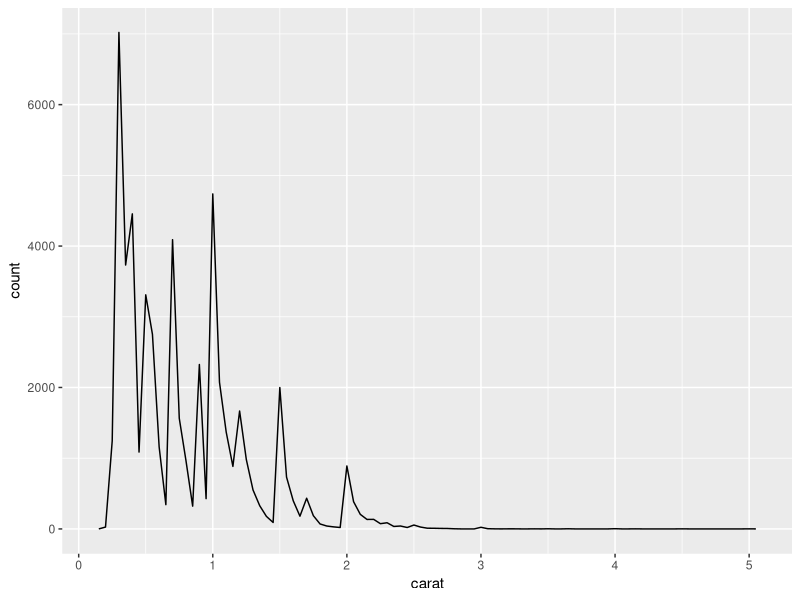
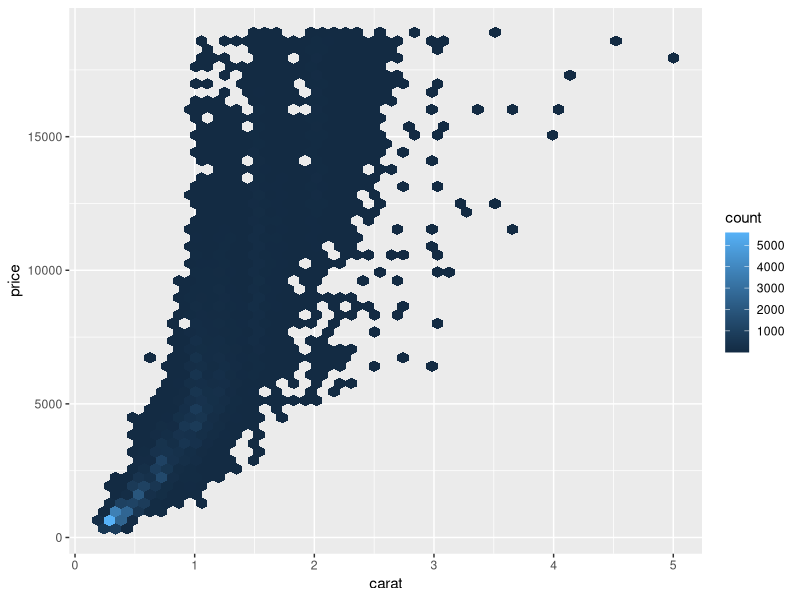
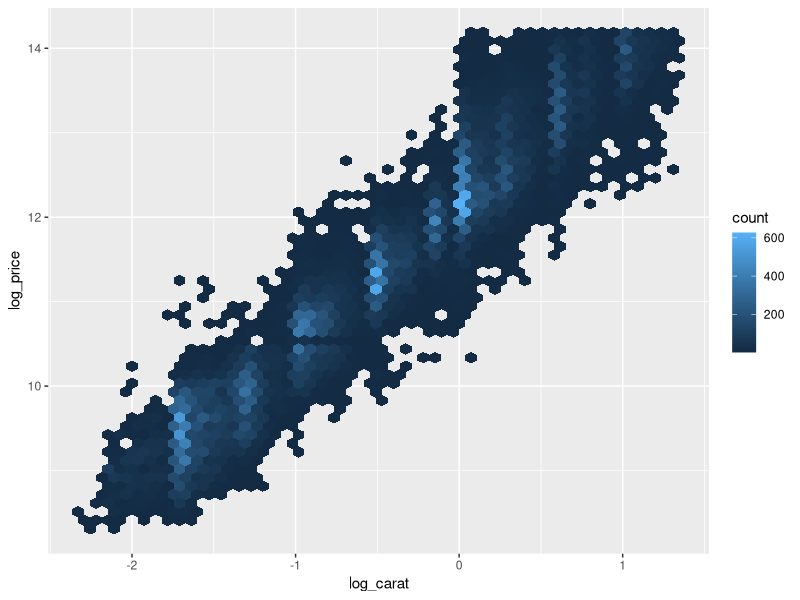
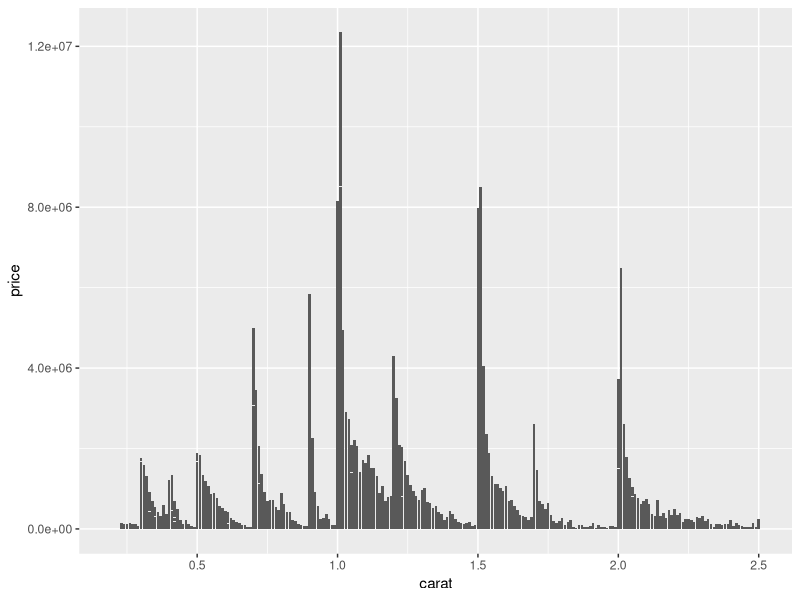
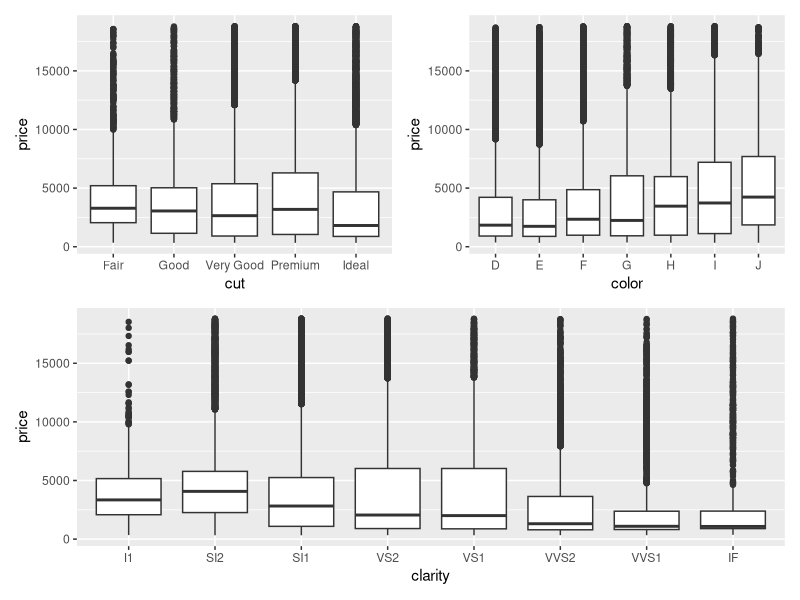

Reproduce these figures in R, in order.
## ---- chunk 1
#| echo: false

library(knitr)

knitr::opts_chunk$set(warning = FALSE, echo = TRUE, dpi = 150,
                      fig.height = 5, fig.width = 8)

## ---- chunk 2
#| message: false
#| warning: false

library(tidyverse)

data("diamonds")
diamonds

## ---- chunk 3

diamonds %>% map( ~sum(is.na(.))) %>% unlist()

## ---- chunk 4
#| label: fig-price_hist

diamonds %>% ggplot(aes(carat)) + geom_freqpoly(binwidth = 0.05)

## ---- chunk 5

diamonds %>% ggplot(aes(carat, price)) + geom_hex(bins = 50)

## ---- chunk 6
#| label: fig-log_prc_vs_carat

diamonds %>% filter(carat < 2.5) %>% 
  mutate(log_price = log2(price),
                    log_carat = log2(carat)) %>% 
  ggplot(aes(log_carat, log_price)) + geom_hex(bins = 50)
## ---- chunk 7
diamonds %>% filter(carat <= 2.5) %>% ggplot(aes(carat, price)) +
  geom_col()
## ---- chunk 8
library(patchwork)

plot_parameter <- function(param){
  ggplot(diamonds, aes({{param}}, price)) + geom_boxplot()
}

(plot_parameter(cut) + plot_parameter(color)) /
  (plot_parameter(clarity))

